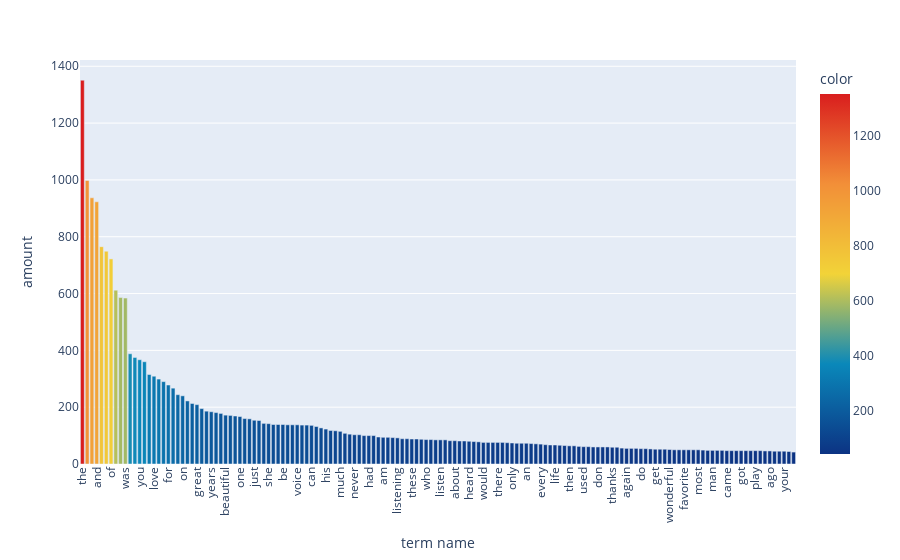

Write notebook code for a chart like this one.
### Markdown cell above
Using **long tail graph** to make it easier to visualize.

### Code cell
top_150_indices = np.argpartition(term_frequencies, -150)[-150:]
high_to_low_indices = top_150_indices[::-1]
top_150_bar = px.bar(x = count_vect.get_feature_names_out()[high_to_low_indices], 
            y = term_frequencies[high_to_low_indices],
            color = term_frequencies[high_to_low_indices], color_continuous_scale = 'Portland')
top_150_bar.update_layout(xaxis_title="term name", xaxis_tickangle=-90, yaxis_title=" amount ")

### Figure 1 — Plotly figure (JSON) as saved in the notebook; plotly's stock layout.template omitted (floating-point values rounded to 4 significant figures; data arrays with more than 128 entries replaced by an {"elided": "..."} marker saying what was removed)
{"data": [{"alignmentgroup": "True", "hovertemplate": "x=%{x}<br>y=%{y}<br>color=%{marker.color}<extra></extra>", "legendgroup": "", "marker": {"color": {"elided": "150 int values"}, "coloraxis": "coloraxis", "pattern": {"shape": ""}}, "name": "", "offsetgroup": "", "orientation": "v", "showlegend": false, "textposition": "auto", "type": "bar", "x": {"elided": "150 str values"}, "xaxis": "x", "y": {"elided": "150 int values"}, "yaxis": "y"}], "layout": {"barmode": "relative", "coloraxis": {"colorbar": {"title": {"text": "color"}}, "colorscale": [[0, "rgb(12,51,131)"], [0.25, "rgb(10,136,186)"], [0.5, "rgb(242,211,56)"], [0.75, "rgb(242,143,56)"], [1, "rgb(217,30,30)"]]}, "legend": {"tracegroupgap": 0}, "margin": {"t": 60}, "xaxis": {"anchor": "y", "domain": [0, 1], "tickangle": -90, "title": {"text": "term name"}}, "yaxis": {"anchor": "x", "domain": [0, 1], "title": {"text": " amount "}}}}
